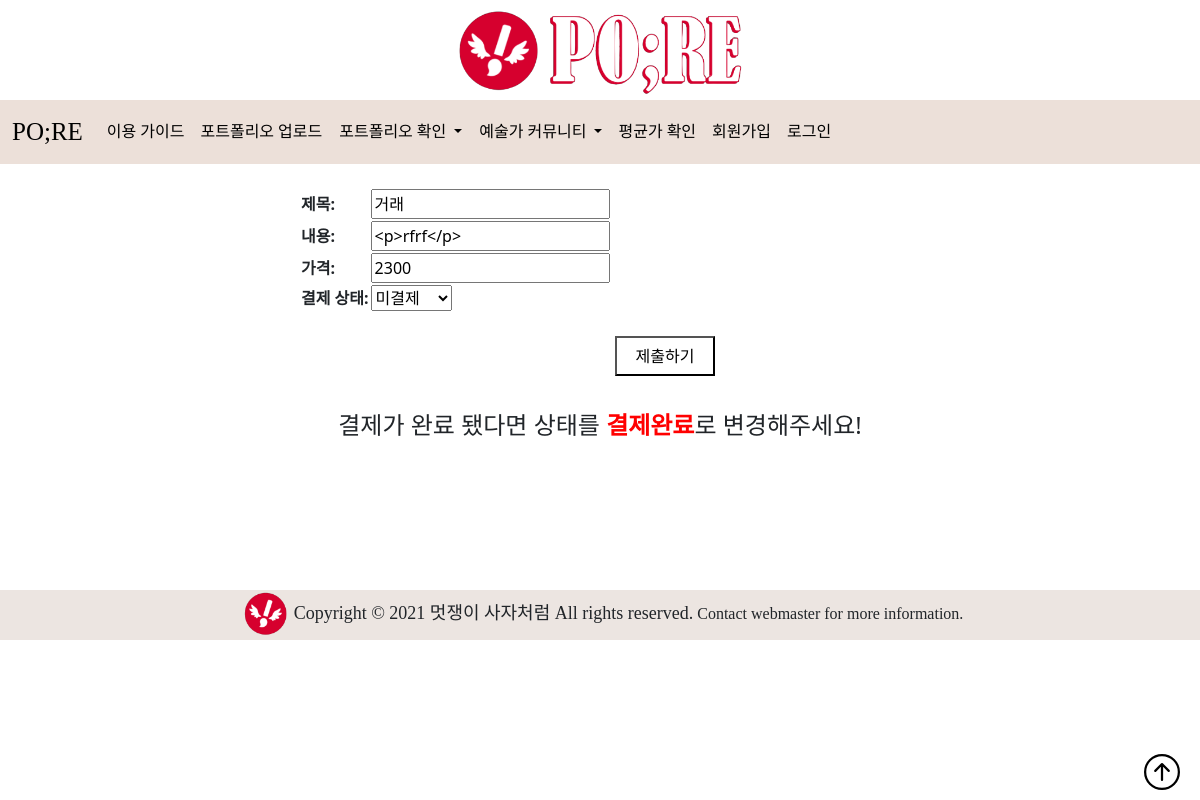
The page /portfolio/dealedit/2/ on the database its author committed.
### portfolio/models.py (models this page shows, shortened)
class Business(models.Model):
    deal_title = models.CharField(max_length=200)
    deal_content = models.TextField()
    deal_date = models.DateTimeField()
    u_id = models.ForeignKey(CustomUser, on_delete=models.CASCADE, related_name='business', null=True)
    price = models.CharField(max_length=200)
    status = models.CharField(
        max_length=9,
        choices=(
            ('ready', '미결제'),
            ('paid', '결제완료'),
        ),
        default='ready',
        db_index=True)
    field_id = models.ForeignKey(Field, on_delete=models.CASCADE, related_name='business', null=True)

### portfolio/views.py (the view)
# urls.py: path('dealedit/<int:id>/', views.dealedit, name='dealedit'),
def dealedit(request, id):
    deal = get_object_or_404(Business, id=id)
    if request.method == 'POST':
        form = BusinessForm(request.POST, instance=deal)
        if form.is_valid():
            deal = form.save(commit=False)
            deal.deal_date = timezone.now()
            deal.save()
            return redirect('dealdetail', id)
    else:
        form = BusinessForm(instance=deal)
        return render(request, 'portfolio/deal_edit.html', {'form':form})

### portfolio/forms.py
class BusinessForm(forms.ModelForm):
    class Meta:
        model = Business
        fields = ['deal_title', 'deal_content', 'price', 'status']
        widgets = {
            'deal_content': SummernoteWidget(),
        }
        labels = {
            'deal_title': '제목',
            'deal_content': '내용',
            'price': '가격',
            'status': '결제 상태',
        }

### portfolio/templates/portfolio/deal_edit.html (shortened to what this page needs)
{% extends 'portfolio/base.html' %}
{% load static %}
{% block content %}
<head>
</head>
<form method="POST">
    <table>
        {{ form.as_table }}
    </table>
    <br>
    <div class="button">
        <input class="up" type="submit" value="제출하기">
    </div>
</form>
<h4>결제가 완료 됐다면 상태를 <b style="color: red;">결제완료</b>로 변경해주세요!</h4>
{% endblock %}

### portfolio/templates/portfolio/deal_edit.html (style rules this page uses)
form { margin: 3vh auto; margin-left: 25%; }
.up { width: 100px; height: 40px; margin-bottom: 2%; background-color: white; }
h4 { text-align: center; }
.button { margin-left: 35%; }

### rows shown on the page
Business: deal_title "거래", deal_content "<p>rfrf</p>", price "2300", status "미결제"
